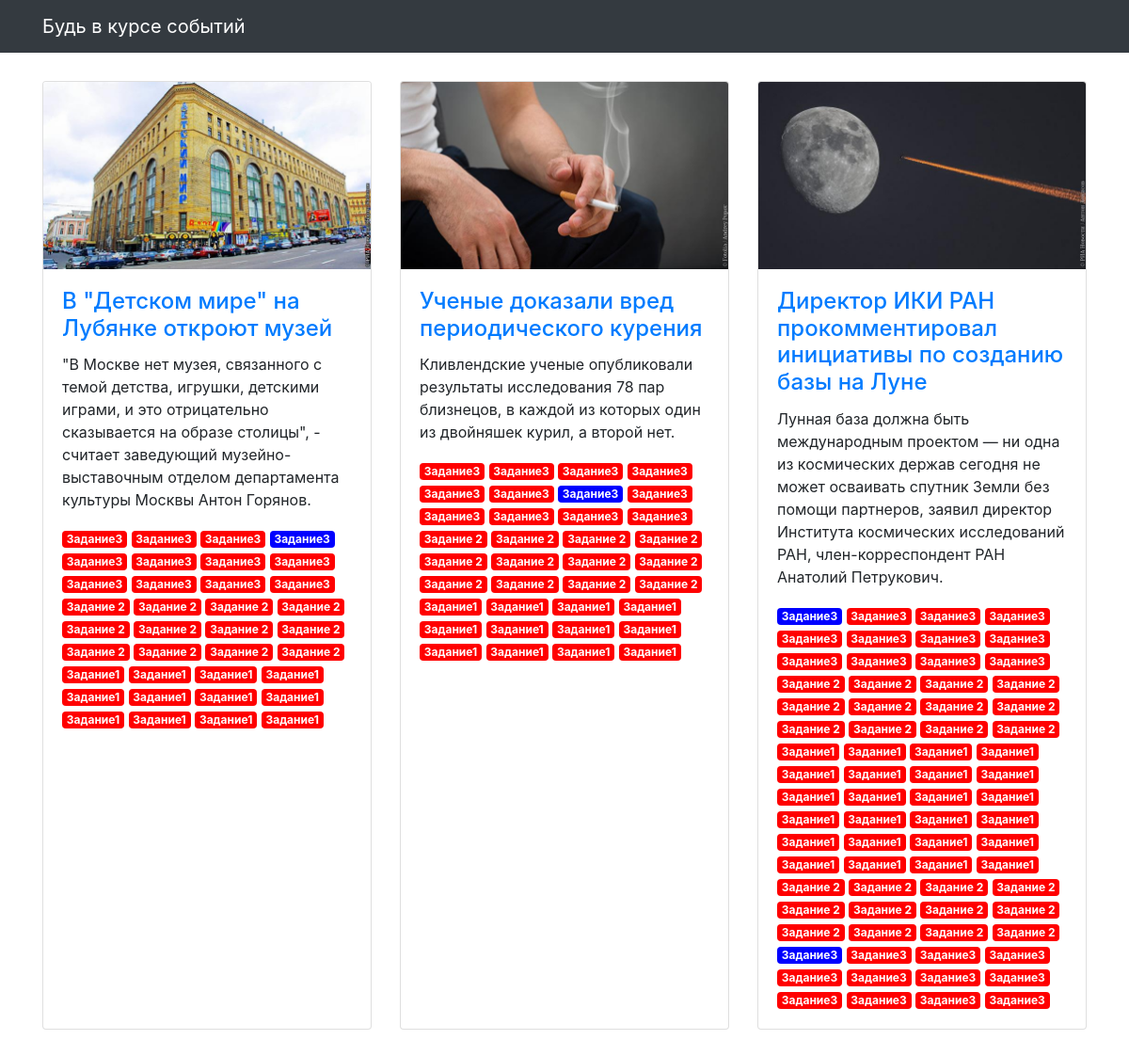
The page / on the database its author committed.
### articles/models.py (models this page shows, shortened)
class Article(models.Model):
    title = models.CharField(max_length=256, verbose_name='Название')
    text = models.TextField(verbose_name='Текст')
    published_at = models.DateTimeField(verbose_name='Дата публикации')
    image = models.ImageField(null=True, blank=True, verbose_name='Изображение',)
    class Meta:
        verbose_name = 'Статья'
        verbose_name_plural = 'Статьи'

class Tag(models.Model):
    tag_name = models.CharField(max_length=100)
    article = models.ManyToManyField(
        Article,
        through='Article_Tag',
        through_fields=('tag', 'article'),
        related_name='scopes',
    )

### articles/views.py (the view)
# urls.py: path('', articles_list, name='articles'),
def articles_list(request):
    template = 'articles/news.html'
    object_list = Article.objects.all()
    object_list_2 = Article_Tag.objects.all()
    context = {'object_list':object_list, 'object_list_2': object_list_2}
    ordering = '-published_at'
    return render(request, template, context)

### templates/articles/news.html (shortened to what this page needs)
{% extends "articles/base.html" %}
{% load static %}
{% block content %}
<div class="row">
    {% for article in object_list %}
    <div class="col-lg-4 col-sm-6 portfolio-item">
        <div class="card h-100">
            <a href="#"><img class="card-img-top" src="{% get_media_prefix %}{{ article.image }}" alt=""></a>
            <div class="card-body">
                <h4 class="card-title">
                    <a href="#">{{ article.title }}</a>
                </h4>
                <p class="card-text">{{ article.text }}</p>
                {% for scope in article.scopes.all %}
                    {% for article_2 in object_list_2 %}
                    <span {% if article_2.article == article and scope == article_2.tag and article_2.is_main %} style="background-color:blue" class="badge badge-primary" {% else %}
                      style="background-color:red" class="badge badge-secondary" {% endif %}>
                      {{ scope.tag_name }}</span>
                {% endfor %}
                {%endfor%}
            </div>
        </div>
    </div>
    {% endfor %}
</div>
{% endblock %}

### templates/articles/base.html (shortened to what this page needs)
<!DOCTYPE html>
{% load static %}
<html>
  <head>
    <link href="{% static  "css/bootstrap.min.css"  %}" rel="stylesheet">
    <link href="{% static  "css/3-col-portfolio.css" %}" rel="stylesheet">
  </head>
  <body>
    <nav class="navbar navbar-expand-lg navbar-dark bg-dark fixed-top">
      <div class="container">
        <a class="navbar-brand" href="#">Будь в курсе событий</a>
      </div>
    </nav>
    <div class="container">{% block content %}{% endblock %}</div>
  </body>
</html>

### static/css/3-col-portfolio.css (style rules this page uses)
body { padding-top: 84px; padding-bottom: 84px; }
@media (min-width: 992px) { body { padding-top: 86px; padding-bottom: 86px; } }

### rows shown on the page
Article: image (picture), title "В \"Детском мире\" на Лубянке откроют музей", text "\"В Москве нет музея, связанного с темой детства, игрушки, детскими играми, и это отрицательно сказывается на образе столицы\", - считает заведующий музейно-выставочным отделом департамента культуры Москвы Антон Горянов."
Tag: tag_name "Задание3"
Tag: tag_name "Задание 2"
Tag: tag_name "Задание1"
Article: image (picture), title "Ученые доказали вред периодического курения", text "Кливлендские ученые опубликовали результаты исследования 78 пар близнецов, в каждой из которых один из двойняшек курил, а второй нет."
Article: image (picture), title "Директор ИКИ РАН прокомментировал инициативы по созданию базы на Луне", text "Лунная база должна быть международным проектом — ни одна из космических держав сегодня не может осваивать спутник Земли без помощи партнеров, заявил директор Института космических исследований РАН, член-корреспондент РАН Анатолий Петрукович."
